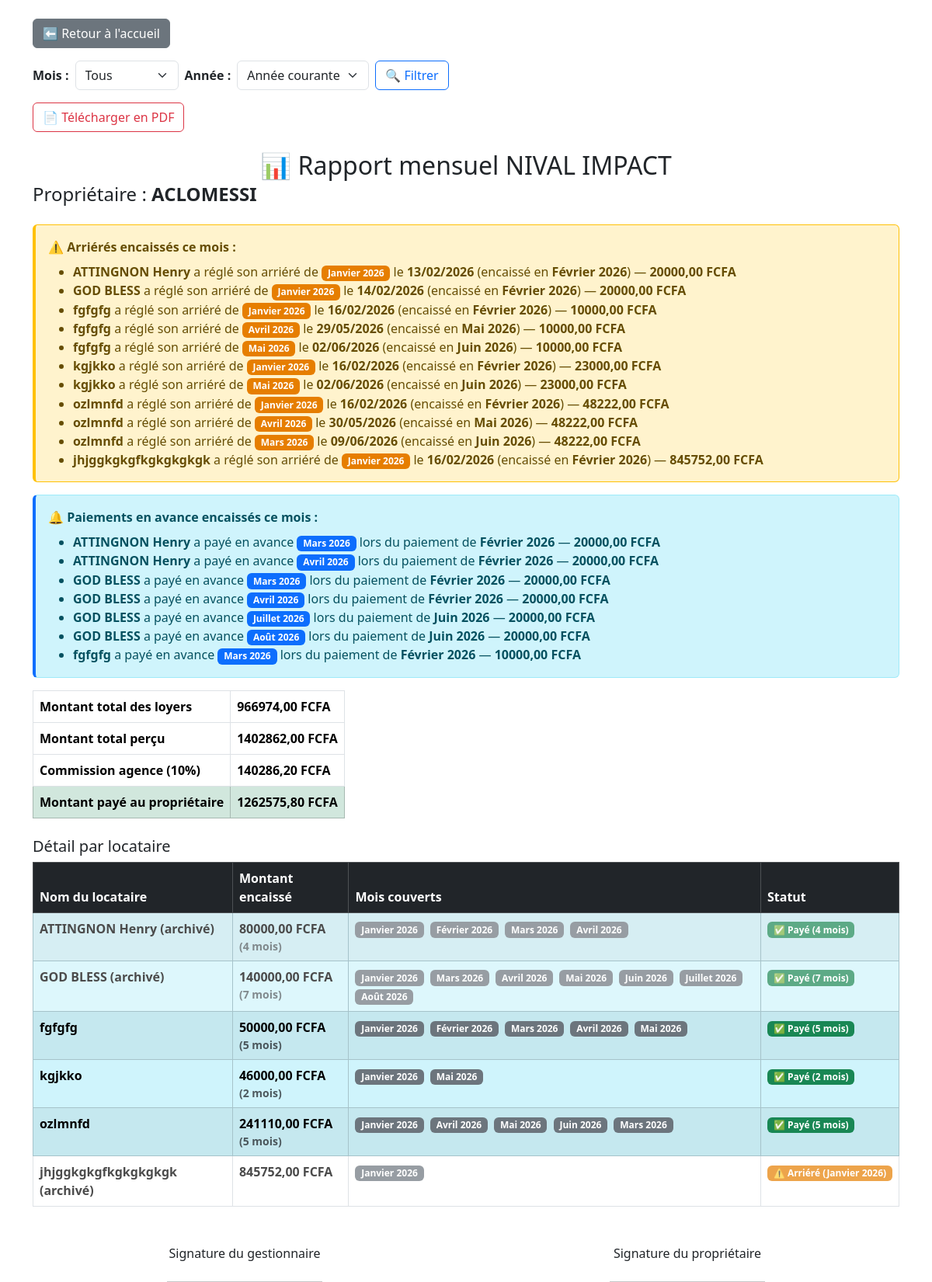
Screenshot of /rapport-proprietaire/1/ with the database file from the repository.
### core/models.py (models this page shows, shortened)
class Proprietaire(models.Model):
    nom = models.CharField(max_length=100)
    numero = models.CharField(max_length=20, default="0000000000")
    is_deleted = models.BooleanField(default=False)  # ← AJOUTÉ

class Locataire(models.Model):
    nom = models.CharField(max_length=100)
    numero = models.CharField(max_length=20, default="0000000000")
    loyer_mensuel = models.DecimalField(max_digits=10, decimal_places=2, default=0)
    proprietaire = models.ForeignKey(
        Proprietaire,
        on_delete=models.SET_DEFAULT,   # ← MODIFIÉ (était CASCADE)
        related_name="locataires",
        verbose_name="Propriétaire",
        default=None,                   # ← AJOUTÉ
        null=True,                      # ← AJOUTÉ
    )
    is_deleted = models.BooleanField(default=False)  # ← AJOUTÉ

class Paiement(models.Model):
    MOIS_CHOICES = [
        (1, "Janvier"), (2, "Février"), (3, "Mars"), (4, "Avril"),
        (5, "Mai"), (6, "Juin"), (7, "Juillet"), (8, "Août"),
        (9, "Septembre"), (10, "Octobre"), (11, "Novembre"), (12, "Décembre"),
    ]
    proprietaire = models.ForeignKey(
        Proprietaire,
        on_delete=models.SET_NULL,  # ← MODIFIÉ (était CASCADE)
        related_name="paiements",
        verbose_name="Propriétaire",
        null=True,                  # ← AJOUTÉ
    )
    locataire = models.ForeignKey(
        Locataire,
        on_delete=models.SET_NULL,  # ← MODIFIÉ (était CASCADE)
        related_name="paiements",
        verbose_name="Locataire",
        null=True,                  # ← AJOUTÉ
    )
    date_paiement = models.DateField(verbose_name="Date de paiement")
    mois_concerne = models.IntegerField(choices=MOIS_CHOICES, verbose_name="Mois concerné", null=True, blank=True)
    annee = models.IntegerField(verbose_name="Année", null=True, blank=True)
    montant = models.DecimalField(max_digits=10, decimal_places=2, default=0, verbose_name="Montant")
    frais_wc = models.DecimalField(max_digits=10, decimal_places=2, default=0, verbose_name="Frais WC")
    paye_en_avance = models.BooleanField(default=False, verbose_name="Payé en avance")
    class Meta:
        constraints = [
            models.UniqueConstraint(
                fields=['locataire', 'mois_concerne', 'annee'],
                name='unique_paiement_locataire_mois_annee',
            )
        ]

### core/views.py (the view, shortened to what this page needs)
# urls.py: path("rapport-proprietaire/<int:proprietaire_id>/", views.rapport_proprietaire, name="rapport_proprietaire"),
def rapport_proprietaire(request, proprietaire_id):
    from datetime import datetime
    from dateutil.relativedelta import relativedelta
    proprietaire = get_object_or_404(Proprietaire, id=proprietaire_id)
    locataires   = proprietaire.locataires.all()  # actifs + archivés pour historique
    paiements    = Paiement.objects.filter(
        locataire__proprietaire=proprietaire
    ).select_related("locataire")
    mois  = request.GET.get("mois")
    annee = request.GET.get("annee")
    mois_int  = int(mois)  if mois  and mois.isdigit()  else None
    annee_int = int(annee) if annee and annee.isdigit() else None
    if mois_int:
        paiements = paiements.filter(date_paiement__month=mois_int)
    if annee_int:
        paiements = paiements.filter(date_paiement__year=annee_int)
    paiements_list = list(paiements)
    tous_paiements = list(Paiement.objects.filter(locataire__proprietaire=proprietaire))
    if mois_int:
        date_filtre  = datetime(annee_int or datetime.now().year, mois_int, 1)
        date_rapport = date_filtre - relativedelta(months=1)
        mois_rapport  = MOIS_FR.get(date_rapport.month, "")
        annee_rapport = date_rapport.year
    else:
        mois_rapport  = ""
        annee_rapport = annee_int or datetime.now().year
    total_loyers = sum([l.loyer_mensuel for l in locataires]) or Decimal('0')
    total_paye   = sum([p.montant  for p in paiements_list]) or Decimal('0')
    total_wc     = sum([p.frais_wc for p in paiements_list]) or Decimal('0')
    commission   = total_paye * Decimal("0.1")
    total_recu_proprietaire = total_paye - commission
    notifications_avance = []
    for p in paiements_list:
        if p.locataire is None:
            continue
        mois_p, annee_p = p.date_paiement.month, p.date_paiement.year
        if (p.annee > annee_p) or (p.annee == annee_p and p.mois_concerne > mois_p):
            notifications_avance.append({
                "locataire":      p.locataire.nom,
                "mois_couvert":   MOIS_FR.get(p.mois_concerne, ""),
                "annee_couverte": p.annee,
                "mois_paye":      MOIS_FR.get(mois_p, ""),
                "annee_payee":    annee_p,
                "montant":        p.montant,
            })
    notifications_deja_paye = []
    notifications_arrieres = []
    for p in paiements_list:
        if p.locataire is None:
            continue
        mois_p, annee_p = p.date_paiement.month, p.date_paiement.year
        if (p.annee < annee_p) or (p.annee == annee_p and p.mois_concerne < mois_p):
            notifications_arrieres.append({
                "locataire":      p.locataire.nom,
                "mois_concerne":  MOIS_FR.get(p.mois_concerne, ""),
                "annee_concerne": p.annee,
                "mois_paye":      MOIS_FR.get(mois_p, ""),
                "annee_payee":    annee_p,
                "montant":        p.montant,
                "date_paiement":  p.date_paiement,
            })
    locataires_data = []
    for loc in locataires:
        paiements_loc  = [p for p in paiements_list if p.locataire_id == loc.id]
        montant_total  = sum([p.montant  for p in paiements_loc]) or Decimal('0')
        frais_wc_total = sum([p.frais_wc for p in paiements_loc]) or Decimal('0')
        nb             = len(paiements_loc)
        mois_couverts = [
            f"{MOIS_FR.get(p.mois_concerne, '')} {p.annee}"
            for p in paiements_loc
        ]
        if not paiements_loc:
            avance = next(
                (p for p in tous_paiements
                 if p.locataire_id == loc.id
                 and p.mois_concerne == mois_int
                 and p.annee == annee_int
                 and mois_int and annee_int
                 and (p.date_paiement.month != mois_int or p.date_paiement.year != annee_int)),
                None
            )
            if avance:
                statut = f"Payé en avance ({MOIS_FR.get(avance.date_paiement.month, '')} {avance.date_paiement.year})"
            else:
                statut = "Non payé"
        elif nb > 1:
            statut = f"Payé ({nb} mois)"
        else:
            p0 = paiements_loc[0]
            mois_p0, annee_p0 = p0.date_paiement.month, p0.date_paiement.year
            if (p0.annee > annee_p0) or (p0.annee == annee_p0 and p0.mois_concerne > mois_p0):
                statut = f"Payé en avance → {MOIS_FR.get(p0.mois_concerne, '')} {p0.annee}"
            elif (p0.annee < annee_p0) or (p0.annee == annee_p0 and p0.mois_concerne < mois_p0):
                statut = f"Arriéré ({MOIS_FR.get(p0.mois_concerne, '')} {p0.annee})"
            else:
                statut = "Payé"
        nom_affiche = loc.nom if not loc.is_deleted else f"{loc.nom} (archivé)"
        locataires_data.append({
            "nom":          nom_affiche,
            "loyer":        montant_total,
            "frais_wc":     frais_wc_total,
            "statut":       statut,
            "nb_mois":      nb,
            "mois_couverts": mois_couverts,
            "is_deleted":   loc.is_deleted,
        })
    context = {
        "proprietaire":            proprietaire,
        "total_loyers":            total_loyers,
        "total_paye":              total_paye,
        "total_wc":                total_wc,
        "commission":              commission,
        "total_recu_proprietaire": total_recu_proprietaire,
        "locataires_data":         locataires_data,
        "mois_list":               [(i, MOIS_FR[i]) for i in range(1, 13)],
        "mois_rapport":            mois_rapport,
        "annee_rapport":           annee_rapport,
        "mois":                    mois,
        "annee":                   annee,
        "notifications_avance":    notifications_avance,
        "notifications_deja_paye": notifications_deja_paye,
        "notifications_arrieres":  notifications_arrieres,
    }
    return render(request, "core/rapport_proprietaire.html", context)

### core/templates/core/rapport_proprietaire.html (shortened to what this page needs)
{% load static %}
{% load core_extras %}
<!DOCTYPE html>
<html lang="fr">
<head>
    <link rel="stylesheet" href="https://cdn.jsdelivr.net/npm/bootstrap@5.3.2/dist/css/bootstrap.min.css">
</head>
<body class="container mt-4">
    <div class="no-print">
        <a href="{% url 'accueil' %}" class="btn btn-secondary mb-3">⬅ Retour à l'accueil</a>
        <form method="get" action="{% url 'rapport_proprietaire' proprietaire.id %}" class="mb-3 d-flex flex-wrap align-items-center gap-2">
            <label class="fw-semibold">Mois :</label>
            <select name="mois" class="form-select w-auto">
                <option value="">Tous</option>
            </select>
            <label class="fw-semibold">Année :</label>
            <select name="annee" class="form-select w-auto">
                <option value="">Année courante</option>
            </select>
            <button type="submit" class="btn btn-outline-primary">🔍 Filtrer</button>
        </form>
        <form method="get" action="{% url 'rapport_proprietaire_pdf' proprietaire.id %}" class="mb-4">
            <button type="submit" class="btn btn-outline-danger">📄 Télécharger en PDF</button>
        </form>
    </div>
    <h2 class="text-center mb-1">📊 Rapport mensuel NIVAL IMPACT</h2>
    <h4 class="mb-4">Propriétaire : <strong>{{ proprietaire.nom }}</strong></h4>
    {% if notifications_arrieres %}
    <div class="alert alert-warning border-warning mb-3" style="border-left:4px solid #e67e00;">
        <strong>⚠️ Arriérés encaissés ce mois :</strong>
        <ul class="mb-0 mt-2">
            {% for n in notifications_arrieres %}
            <li>
                <strong>{{ n.locataire }}</strong> a réglé son arriéré de
                <span class="badge badge-arriere">{{ n.mois_concerne }} {{ n.annee_concerne }}</span>
                le <strong>{{ n.date_paiement|date:"d/m/Y" }}</strong>
                (encaissé en <strong>{{ n.mois_paye }} {{ n.annee_payee }}</strong>)
                — <span class="montant">{{ n.montant|floatformat:2 }} FCFA</span>
            </li>
            {% endfor %}
        </ul>
    </div>
    {% endif %}
    {% if notifications_avance %}
    <div class="alert alert-info mb-3" style="border-left:4px solid #0d6efd;">
        <strong>🔔 Paiements en avance encaissés ce mois :</strong>
        <ul class="mb-0 mt-2">
            {% for n in notifications_avance %}
            <li>
                <strong>{{ n.locataire }}</strong> a payé en avance
                <span class="badge badge-avance">{{ n.mois_couvert }} {{ n.annee_couverte }}</span>
                lors du paiement de <strong>{{ n.mois_paye }} {{ n.annee_payee }}</strong>
                — <span class="montant">{{ n.montant|floatformat:2 }} FCFA</span>
            </li>
            {% endfor %}
        </ul>
    </div>
    {% endif %}
    <table class="table table-bordered w-auto mb-4 fs-6">
        <tbody>
            <tr>
                <td><strong>Montant total des loyers</strong></td>
                <td class="montant">{{ total_loyers|floatformat:2 }} FCFA</td>
            </tr>
            <tr>
                <td><strong>Montant total perçu</strong></td>
                <td class="montant">{{ total_paye|floatformat:2 }} FCFA</td>
            </tr>
            <tr>
                <td><strong>Commission agence (10%)</strong></td>
                <td class="montant">{{ commission|floatformat:2 }} FCFA</td>
            </tr>
            <tr class="table-success">
                <td><strong>Montant payé au propriétaire</strong></td>
                <td class="montant"><strong>{{ total_recu_proprietaire|floatformat:2 }} FCFA</strong></td>
            </tr>
        </tbody>
    </table>
    <h5 class="mt-4">Détail par locataire</h5>
    <table class="table table-striped table-bordered fs-6">
        <thead class="table-dark">
            <tr>
                <th>Nom du locataire</th>
                <th>Montant encaissé</th>
                <th>Mois couverts</th>
                <th>Statut</th>
            </tr>
        </thead>
        <tbody>
            {% for loc in locataires_data %}
            <tr {% if loc.nb_mois > 1 %}class="table-info"{% endif %}
                {% if loc.is_deleted %}style="opacity:0.7;"{% endif %}>
                <td><strong>{{ loc.nom }}</strong></td>
                <td class="montant">
                    {{ loc.loyer|floatformat:2 }} FCFA
                    {% if loc.nb_mois > 1 %}
                        <small class="text-muted d-block">({{ loc.nb_mois }} mois)</small>
                    {% endif %}
                </td>
                <td>
                    {% if loc.mois_couverts %}
                        {% for mc in loc.mois_couverts %}
                            <span class="badge bg-secondary me-1">{{ mc }}</span>
                        {% endfor %}
                    {% else %}
                        <span class="text-muted">—</span>
                    {% endif %}
                </td>
                <td>
                    {% with s=loc.statut %}
                    {% if "avance" in s|lower %}
                        <span class="badge badge-avance">🔔 {{ s }}</span>
                    {% elif "Arriéré" in s %}
                        <span class="badge badge-arriere">⚠️ {{ s }}</span>
                    {% elif "Payé" in s %}
                        <span class="badge badge-paye">✅ {{ s }}</span>
                    {% else %}
                        <span class="badge badge-nonpaye">❌ Non payé</span>
                    {% endif %}
                    {% endwith %}
                </td>
            </tr>
            {% empty %}
            <tr>
                <td colspan="{% if total_wc > 0 %}5{% else %}4{% endif %}" class="text-center text-muted">
                    Aucun locataire trouvé
                </td>
            </tr>
            {% endfor %}
        </tbody>
    </table>
    <div class="row mt-5">
        <div class="col text-center">
            <p class="mb-4">Signature du gestionnaire</p>
        </div>
        <div class="col text-center">
            <p class="mb-4">Signature du propriétaire</p>
        </div>
    </div>
</body>
</html>

### core/templates/core/rapport_proprietaire.html (style rules this page uses)
.montant { font-weight: bold; }
.badge-arriere { background-color: #e67e00; color: #fff; }
.badge-avance { background-color: #0d6efd; color: #fff; }
.badge-paye { background-color: #198754; color: #fff; }

### rows the page displays
Proprietaire: nom "ACLOMESSI"
Locataire: locataire "ATTINGNON Henry", locataire "ATTINGNON Henry" "ATTINGNON Henry"
Paiement: date_paiement "13/02/2026", montant "20000,00"
Locataire: locataire "GOD BLESS", locataire "GOD BLESS" "GOD BLESS" "GOD BLESS" "GOD BLESS"
Paiement: date_paiement "14/02/2026", montant "20000,00"
Locataire: locataire "fgfgfg" "fgfgfg" "fgfgfg", locataire "fgfgfg", nom "fgfgfg"
Paiement: date_paiement "16/02/2026", montant "10000,00"
Paiement: date_paiement "29/05/2026", montant "10000,00"
Paiement: date_paiement "02/06/2026", montant "10000,00"
Locataire: locataire "kgjkko" "kgjkko", nom "kgjkko"
Paiement: date_paiement "16/02/2026", montant "23000,00"
Paiement: date_paiement "02/06/2026", montant "23000,00"
Locataire: locataire "ozlmnfd" "ozlmnfd" "ozlmnfd", nom "ozlmnfd"
Paiement: date_paiement "16/02/2026", montant "48222,00"
Paiement: date_paiement "30/05/2026", montant "48222,00"
Paiement: date_paiement "09/06/2026", montant "48222,00"
Locataire: locataire "jhjggkgkgfkgkgkgkgk"
Paiement: date_paiement "16/02/2026", montant "845752,00"
Paiement: montant "20000,00"
Paiement: montant "20000,00"
Paiement: montant "20000,00"
Paiement: montant "20000,00"
Paiement: montant "20000,00"
Paiement: montant "20000,00"
Paiement: montant "10000,00"

### other values shown
{{ n.mois_concerne }} "Janvier" "Janvier" "Janvier" "Avril" "Mai" "Janvier" "Mai" "Janvier" "Avril" "Mars" "Janvier"
{{ n.annee_concerne }} "2026" "2026" "2026" "2026" "2026" "2026" "2026" "2026" "2026" "2026" "2026"
{{ n.mois_paye }} "Février" "Février" "Février" "Mai" "Juin" "Février" "Juin" "Février" "Mai" "Juin" "Février"
{{ n.annee_payee }} "2026" "2026" "2026" "2026" "2026" "2026" "2026" "2026" "2026" "2026" "2026"
{{ n.mois_couvert }} "Mars" "Avril" "Mars" "Avril" "Juillet" "Août" "Mars"
{{ n.annee_couverte }} "2026" "2026" "2026" "2026" "2026" "2026" "2026"
{{ n.mois_paye }} "Février" "Février" "Février" "Février" "Juin" "Juin" "Février"
{{ n.annee_payee }} "2026" "2026" "2026" "2026" "2026" "2026" "2026"
{{ total_loyers|floatformat:2 }} "966974,00"
{{ total_paye|floatformat:2 }} "1402862,00"
{{ commission|floatformat:2 }} "140286,20"
{{ total_recu_proprietaire|floatformat:2 }} "1262575,80"
{{ loc.nom }} "ATTINGNON Henry (archivé)" "GOD BLESS (archivé)" "jhjggkgkgfkgkgkgkgk (archivé)"
{{ loc.loyer|floatformat:2 }} "80000,00" "140000,00" "50000,00" "46000,00" "241110,00" "845752,00"
{{ loc.nb_mois }} "4" "7" "5" "2" "5"
